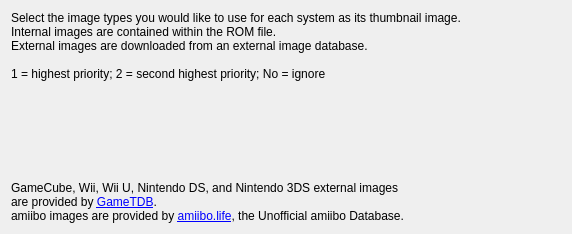
<?xml version="1.0" encoding="UTF-8"?>
<ui version="4.0">
 <class>ImageTypesTab</class>
 <widget class="QWidget" name="ImageTypesTab">
  <property name="geometry">
   <rect>
    <x>0</x>
    <y>0</y>
    <width>572</width>
    <height>234</height>
   </rect>
  </property>
  <layout class="QVBoxLayout" name="vboxMain">
   <item>
    <widget class="QLabel" name="lblImageTypes">
     <property name="sizePolicy">
      <sizepolicy hsizetype="Preferred" vsizetype="Maximum">
       <horstretch>0</horstretch>
       <verstretch>0</verstretch>
      </sizepolicy>
     </property>
     <property name="text">
      <string>Select the image types you would like to use for each system as its thumbnail image.
Internal images are contained within the ROM file.
External images are downloaded from an external image database.

1 = highest priority; 2 = second highest priority; No = ignore</string>
     </property>
     <property name="textFormat">
      <enum>Qt::PlainText</enum>
     </property>
    </widget>
   </item>
   <item>
    <layout class="QVBoxLayout" name="vboxImageTypes" stretch="0,0">
     <property name="spacing">
      <number>0</number>
     </property>
     <item>
      <layout class="QGridLayout" name="gridImageTypeNames">
       <property name="margin">
        <number>0</number>
       </property>
       <property name="spacing">
        <number>0</number>
       </property>
      </layout>
     </item>
     <item>
      <widget class="QScrollArea" name="scrollArea">
       <property name="styleSheet">
        <string notr="true">QAbstractScrollArea {
	background-color: transparent;
}
QWidget#scrollAreaWidgetContents {
	background-color: transparent;
} </string>
       </property>
       <property name="frameShape">
        <enum>QFrame::NoFrame</enum>
       </property>
       <property name="horizontalScrollBarPolicy">
        <enum>Qt::ScrollBarAlwaysOff</enum>
       </property>
       <property name="widgetResizable">
        <bool>true</bool>
       </property>
       <widget class="QWidget" name="scrollAreaWidgetContents">
        <property name="geometry">
         <rect>
          <x>0</x>
          <y>0</y>
          <width>558</width>
          <height>80</height>
         </rect>
        </property>
        <layout class="QGridLayout" name="gridImageTypes">
         <property name="margin">
          <number>0</number>
         </property>
         <property name="spacing">
          <number>0</number>
         </property>
        </layout>
       </widget>
      </widget>
     </item>
    </layout>
   </item>
   <item>
    <spacer name="vspcImageTypes">
     <property name="orientation">
      <enum>Qt::Vertical</enum>
     </property>
     <property name="sizeHint" stdset="0">
      <size>
       <width>20</width>
       <height>40</height>
      </size>
     </property>
    </spacer>
   </item>
   <item>
    <widget class="QLabel" name="lblCredits">
     <property name="sizePolicy">
      <sizepolicy hsizetype="Preferred" vsizetype="Maximum">
       <horstretch>0</horstretch>
       <verstretch>0</verstretch>
      </sizepolicy>
     </property>
     <property name="focusPolicy">
      <enum>Qt::StrongFocus</enum>
     </property>
     <property name="text">
      <string>GameCube, Wii, Wii U, Nintendo DS, and Nintendo 3DS external images&lt;br/&gt;are provided by &lt;a href=&quot;http://www.gametdb.com/&quot;&gt;GameTDB&lt;/a&gt;.&lt;br/&gt;
amiibo images are provided by &lt;a href=&quot;http://amiibo.life/&quot;&gt;amiibo.life&lt;/a&gt;, the Unofficial amiibo Database.</string>
     </property>
     <property name="textFormat">
      <enum>Qt::RichText</enum>
     </property>
     <property name="alignment">
      <set>Qt::AlignBottom|Qt::AlignLeading|Qt::AlignLeft</set>
     </property>
     <property name="wordWrap">
      <bool>true</bool>
     </property>
     <property name="openExternalLinks">
      <bool>true</bool>
     </property>
     <property name="textInteractionFlags">
      <set>Qt::LinksAccessibleByKeyboard|Qt::LinksAccessibleByMouse</set>
     </property>
    </widget>
   </item>
  </layout>
 </widget>
 <resources/>
 <connections/>
 <slots>
  <slot>reset()</slot>
  <slot>loadDefaults()</slot>
  <slot>save()</slot>
  <slot>cboImageType_currentIndexChanged(int)</slot>
 </slots>
</ui>
